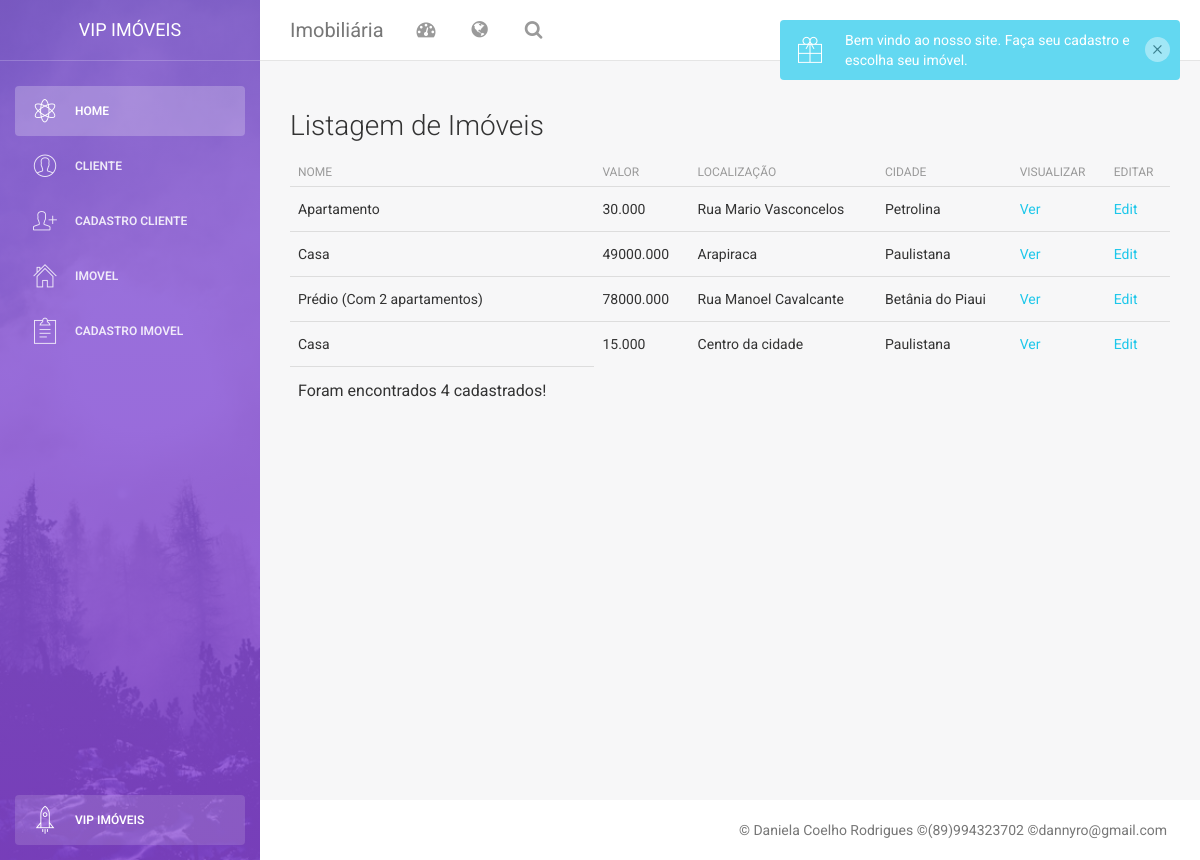
Before: /imoveis/imovel/ with the older database file.
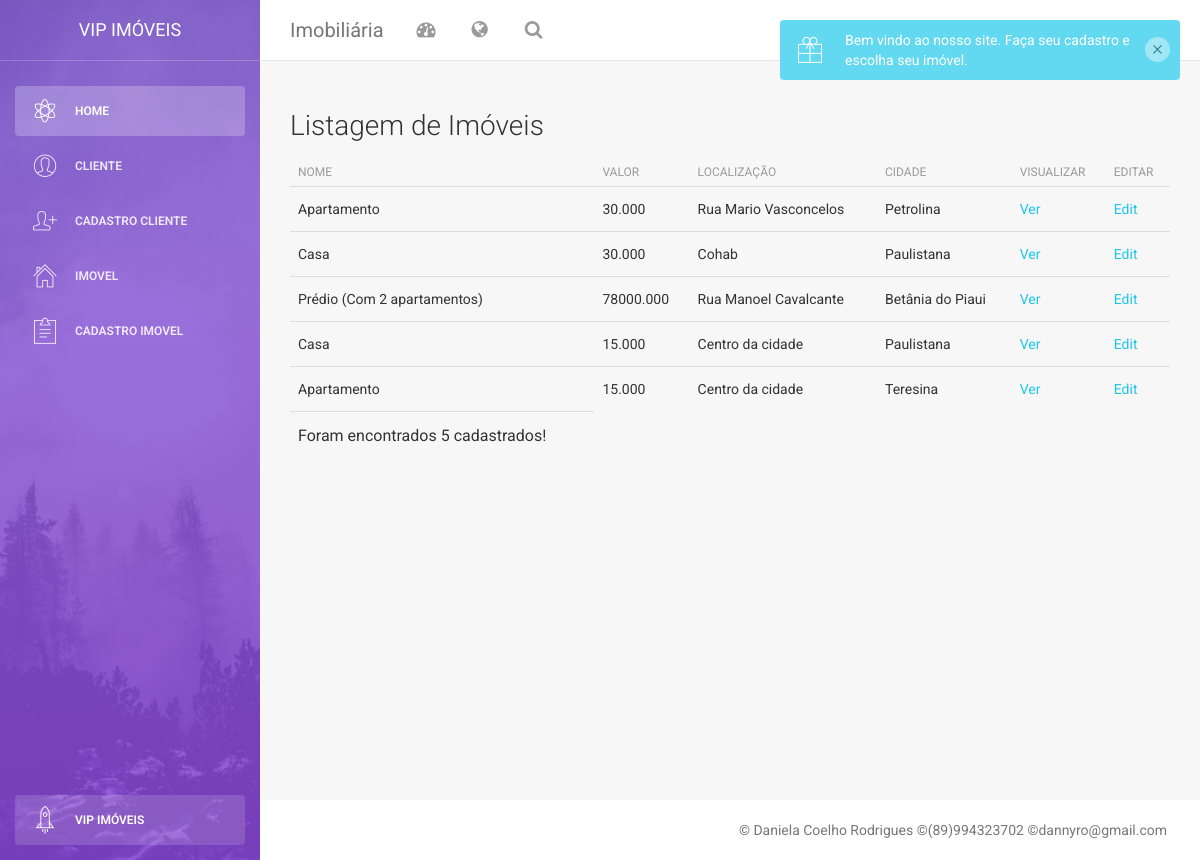
After: the same page with the newer database file.
### imoveis/models.py (models this page shows)
class Imovel(models.Model):
    nome = models.CharField(max_length=30)
    valor = models.DecimalField(max_digits=10, decimal_places=3)
    localizacao = models.CharField(max_length=50)
    cidade = models.CharField(max_length=50)

### imoveis/views.py (the view)
# urls.py: path('imovel/', views.imovel_list),
def imovel_list(request):
    imoveis = Imovel.objects.all()
    return render(request, 'imovel/list.html', {'imoveis':imoveis})

### imoveis/templates/imovel/list.html
{% extends "base.html" %} {% block daniela %}
<div class="row">
    <div class="col-md-12">
        <h3>Listagem de Imóveis</h3>
        <table class="table">
            <thead>
                <tr>
                    <th>Nome</th>
                    <th>Valor</th>
                    <th>Localização</th>
                    <th>Cidade</th>
                    <th>Visualizar</th>
                    <th>Editar</th>
                </tr>
            </thead>
            <tbody>
                {% for imovel in imoveis %}
                <tr>
                    <td>{{imovel.nome}}</td>
                    <td>{{imovel.valor}}</td>
                    <td>{{imovel.localizacao}}</td>
                    <td>{{imovel.cidade}}</td>
                    <td>
                        <a href="/imoveis/imovel/{{imovel.id}}/">Ver</a>
                    </td>
                    <td>
                        <a href="/imoveis/imovel/{{imovel.id}}/edit/">Edit</a>
                    </td>
                </tr>
                {% endfor %}
            </tbody>
            <tfoot>
                <tr>
                    <td>
                        <p>Foram encontrados {{imoveis | length}} cadastrados!</p>
                    </td>
                </tr>
            </tfoot>
        </table>
    </div>
</div>
{% endblock %}

Changed rows visible on the page:
changed Imovel: valor "49000.000" → "30.000"; localizacao "Arapiraca" → "Cohab"
added Imovel: nome "Apartamento", valor "15.000", localizacao "Centro da cidade", cidade "Teresina"
Other visible differences:
{{ imoveis | length }}: "4" → "5"
